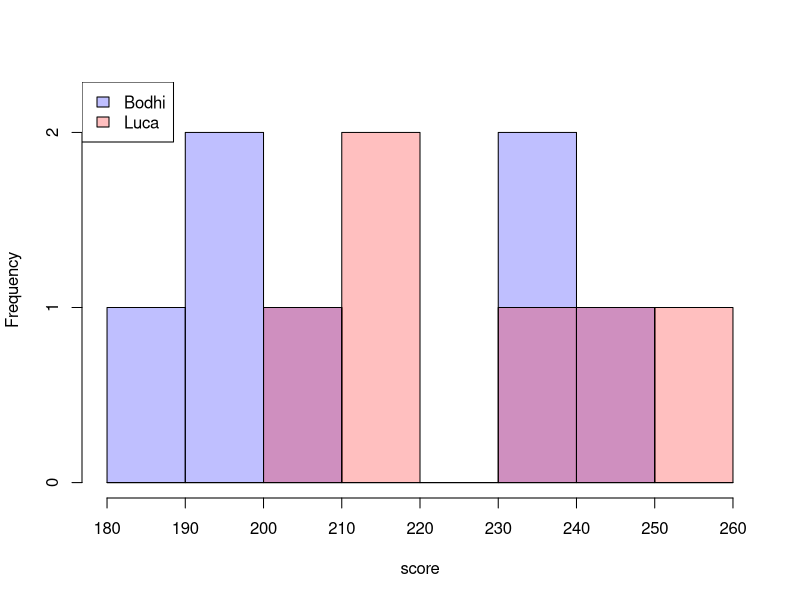
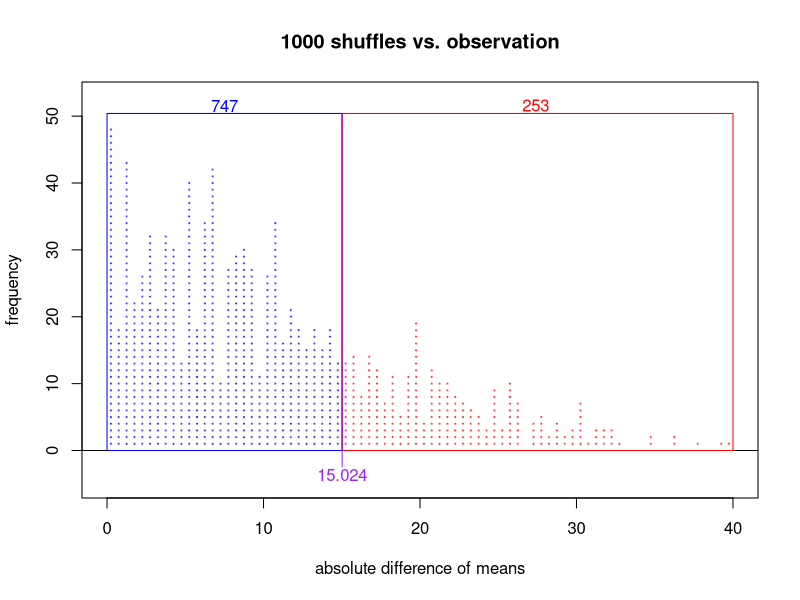

Generate these figures, in order, with R:
## ---- chunk 1
# S-IC.B.5: Use data from a randomized experiment to compare two treatments; use simulations to decide if differences between parameters are significant.

names_vector <- c(
  "Aria",   # A
  "Bodhi",  # B
  "Celia",  # C
  "Dante",  # D
  "Elara",  # E
  "Fabian", # F
  "Ginevra",# G
  "Hugo",   # H
  "Ilaria", # I
  "Jovan",  # J
  "Kaia",   # K
  "Luca",   # L
  "Mila",   # M
  "Niko",   # N
  "Orla",   # O
  "Piero",  # P
  "Quinn",  # Q
  "Rhea",   # R
  "Soren",  # S
  "Talia",  # T
  "Ulises", # U
  "Veda",   # V
  "Wendell",# W
  "Xena",   # X
  "Yara",   # Y
  "Zara"    # Z
)

names = sort(sample(names_vector,2))
p1 = names[1]
p2 = names[2]

is_diff_signif = sample(c(T,F),1)

if(is_diff_signif){
    bnds = c(960,999)
    bt = c(950,1000)
    bi = 5
    q7sol = "10"
    q8sol = "10"
    sym = "<"
    sigwrd = ""
} else {
    bi = sample(1:4,1)
    bnds = list(c(605,695),c(705,795),c(805,895),c(902,948))[[bi]]
    bt = list(c(600,700),c(700,800),c(800,900),c(900,950))[[bi]]
    q7sol = "01"
    q8sol = "01"
    sym = "\\ge"
    sigwrd = "NOT"
}

posses = list(c(600,700),c(700,800),c(800,900),c(900,950),c(950,1000))
solbnd = posses[[bi]]

q4al = c("* (600,700)\n* (700,800)\n* (800,900)\n* (900,950)\n* (950,1000)")
q5al = c("* (0,50)\n* (50,100)\n* (100,200)\n* (200,300)\n* (300,400)")
q6al = c("* (0,0.05)\n* (0.05,0.1)\n* (0.1,0.2)\n* (0.2,0.3)\n* (0.3,0.4)")
q7al = c("* Yes. The observed difference is significant.\n* No. The observed difference is not significant.")
q8al = c("* Yes.\n* No.")

q4sol = paste0(1*(1:5==bi),collapse="")
q5sol = paste0(1*(1:5==(6-bi)),collapse="")
q6sol = paste0(1*(1:5==(6-bi)),collapse="")



while(T){
    mu = 220
    siga = sample(8:30,1)
    sigb = siga*2^runif(1,-1,1)
    sig = sample(c(siga,sigb))
    ns = sample(6:12,2)
    app_mes = sig*2/sqrt(ns)
    app_me_diff = sqrt(sum(app_mes^2))*sample(c(-1,1),1)
    mu1 = mu-app_me_diff/2
    mu2 = mu+app_me_diff/2
    n1 = ns[1]
    n2 = ns[2]
    sig1 = sig[1]
    sig2 = sig[2]
    sam1 = round(rnorm(n1,mu1,sig1))
    sam2 = round(rnorm(n2,mu2,sig2))
    xbd = abs(mean(sam2)-mean(sam1))
    rsd = numeric()
    howmany = numeric()
    for(i in 1:100){
        for(i in 1:1000){
            shuff = sample(c(sam1,sam2))
            rs1 = shuff[1:n1]
            rs2 = shuff[(n1+1):(n1+n2)]
            rsd = c(rsd,abs(mean(rs2)-mean(rs1)))
        }
        howmany = c(howmany,sum(rsd<xbd))
        rsd = numeric()
        if(min(howmany)<bnds[1]+1 || max(howmany)>bnds[2]-1 || xbd<1){
            break
        }
    }
    if(length(howmany)==100){break}
}

xbar1 = round(mean(sam1),3)
xbar2 = round(mean(sam2),3)
obs_adm = abs(xbar2-xbar1)

opts_al_sol = function(value,del,nchoice){
    bbb = nchoice-1
    opts = value-sample(0:bbb,1)*del+(0:bbb)*del
    al = paste0("* ",opts,collapse="\n")
    sol = paste0(1*(value==opts),collapse="")
    return(list(opts,al,sol))
}

xbar1oas = opts_al_sol(xbar1,1,4)
xbar2oas = opts_al_sol(xbar2,1,4) 
odoas = opts_al_sol(abs(xbar2-xbar1),1,4)

ALs = character()
SOLs = character()

for(i in 1:5){
    b1b2 = posses[[i]]
}



if(xbar1>xbar2){
    better = p1
    worse = p2
} else {
    better = p2
    worse = p1
}

if(is_diff_signif){
    q8sent = paste0("Because the difference is significant, and we know ",better," scored higher, we can say ",better," is a more skilled archer than ",worse,".")
} else {
    q8sent = paste0("Because the difference is NOT significant, we are left with two possibilities: either they are equally skilled archers or need more data to detect the difference in skill.")
}

## ---- chunk 2
opts <- options(knitr.kable.NA = "")
ml = max(length(sam1),length(sam2))
sa1 = c(sam1,rep(NA,ml-length(sam1)+1))
sa2 = c(sam2,rep(NA,ml-length(sam2)+1))
mydf = data.frame(sa1,sa2)
colnames(mydf) = c(p1,p2)
knitr::kable(mydf,format="html", align = "c",row.names=F,table.attr='class="bordered-table"')
## ---- chunk 3
sampool = c(sam1,sam2)
lo = floor(min(sampool)/10)*10
hi = ceiling(max(sampool)/10)*10
plot1 <- hist(sam1,breaks=seq(lo,hi,10),plot=F)                    
plot2 <- hist(sam2,breaks=seq(lo,hi,10),plot=F)
dens1 = (plot1$counts)/n1
dens2 = (plot2$counts)/n2
mxden = max(c(dens1,dens2))
plot(plot1, col=rgb(0,0,1,1/4), xlim=c(lo,hi), ylim=c(0,max(c(plot1$counts,plot2$counts))*1.1),
     main=paste0(""),
     xlab="score",xaxt = "n")
plot(plot2, col=rgb(1,0,0,1/4), add=T)
cnts1 = numeric()
axis(1,at=seq(lo,hi,10))
legend("topleft",legend=c(p1,p2),fill=c(rgb(0,0,1,1/4),rgb(1,0,0,1/4)),)
## ---- chunk 4
LETS = c(LETTERS)
for(i in LETTERS){
  LETS = c(LETS,paste0(i,LETTERS))
}
g1r = LETS[n1]
g2l = LETS[n1+2]
g2r = LETS[n1+n2+2]
col_adm = LETS[n1+n2+4]
col_test = LETS[n1+n2+5]
col_work = LETS[n1+n2+6]
## ---- chunk 5
while(T){
    rsd = numeric()
    for(i in 1:1000){
        shuff = sample(c(sam1,sam2))
        rs1 = shuff[1:n1]
        rs2 = shuff[(n1+1):(n1+n2)]
        rsd = c(rsd,abs(mean(rs2)-mean(rs1)))
    }
    plt1 = hist(rsd,plot = F,breaks=100)
    num = sum(plt1$counts[plt1$mids<obs_adm])
    num2 = num
    if(bnds[1]<num && num<bnds[2]){
        break
    }
}

plot(0,0,"n",
    xlim=c(0,max(c(plt1$breaks,rsd))),
    ylim=c(-max(plt1$counts)/10,max(plt1$counts)*1.1),
    main="1000 shuffles vs. observation",
    xlab="absolute difference of means",
    ylab="frequency")
for(i in 1:length(plt1$mids)){
    for(j in 1:plt1$counts[i]){
        if(plt1$mids[i]<obs_adm){
            col = rgb(0,0,1,0.5)
        } else {
            col = rgb(1,0,0,0.5)
        }
        if(plt1$counts[i]>0){
            points(plt1$mids[i],j,pch=19,cex=0.2,col=col)
        }
    }
}
bbb = max(plt1$counts)/10
bb2 = bbb*10
abline(h=0)
polygon(c(0,0,obs_adm,obs_adm),c(0,bb2*1.05,bb2*1.05,0),border="blue")
text(obs_adm/2,bb2*1.075,num2,col="blue")
polygon(c(obs_adm,obs_adm,max(c(plt1$breaks,rsd)),max(c(plt1$breaks,rsd))),c(0,bb2*1.05,bb2*1.05,0),border="red")
text((obs_adm+max(rsd))/2,bb2*1.075,1000-num2,col="red")
lines(c(obs_adm,obs_adm),c(bb2*1.05,-bbb/2),col="purple")
text(obs_adm,-3*bbb/4,sprintf("%.3f",obs_adm),col="purple")  
